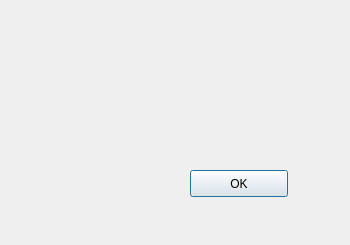
<?xml version="1.0" encoding="UTF-8"?>
<ui version="4.0">
 <class>Mywnd</class>
 <widget class="QDialog" name="Mywnd">
  <property name="geometry">
   <rect>
    <x>0</x>
    <y>0</y>
    <width>350</width>
    <height>245</height>
   </rect>
  </property>
  <property name="windowTitle">
   <string>Mydialog</string>
  </property>
  <widget class="QPushButton" name="pushButton">
   <property name="geometry">
    <rect>
     <x>190</x>
     <y>170</y>
     <width>98</width>
     <height>27</height>
    </rect>
   </property>
   <property name="text">
    <string>OK</string>
   </property>
  </widget>
 </widget>
 <resources/>
 <connections/>
</ui>
